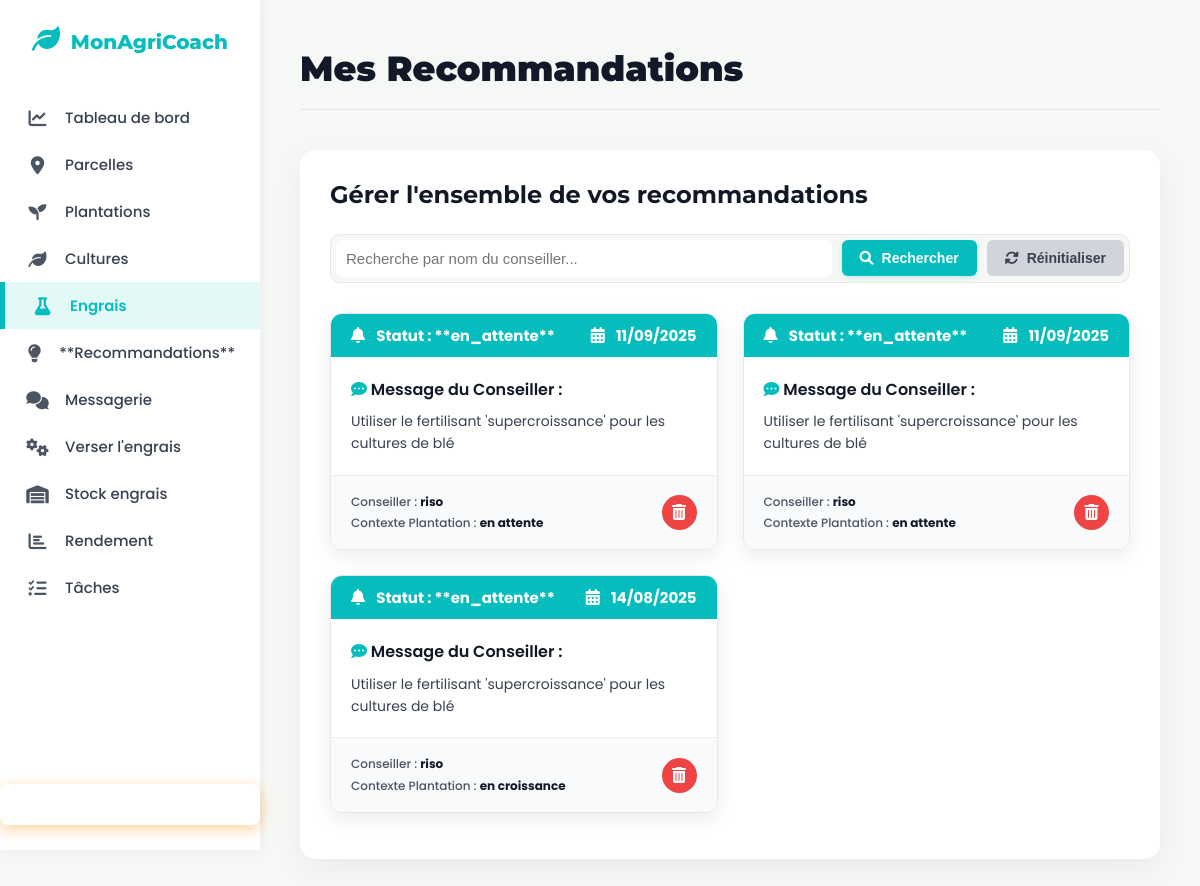
The app's page /liste_recom.php (signed in) with its own data.
### tables this page shows
CREATE TABLE `recommandation` (
  `id` int(11) NOT NULL,
  `date_recom` datetime NOT NULL,
  `statut_recom` varchar(255) NOT NULL,
  `contenu_recom` varchar(255) NOT NULL,
  `id_plantation` int(11) NOT NULL,
  `id_utilisateur_recom` int(11) NOT NULL,
  `id_conseiller` int(11) NOT NULL
);

CREATE TABLE `utilisateur` (
  `id` int(11) NOT NULL,
  `email` varchar(45) NOT NULL,
  `mot_de_passe` varchar(255) NOT NULL,
  `nom` varchar(45) NOT NULL,
  `prenom` varchar(45) NOT NULL,
  `telephone` varchar(45) NOT NULL,
  `pays` varchar(150) NOT NULL,
  `date_inscription` datetime NOT NULL,
  `type_utilisateur` varchar(45) NOT NULL,
  `reset_token` varchar(255) NOT NULL,
  `reset_token_expiration` datetime NOT NULL,
  `photo` varchar(255) NOT NULL,
  `langue` varchar(5) DEFAULT 'fr',
  `timezone` varchar(50) DEFAULT 'Africa/Douala',
  `notif_arrosage` tinyint(1) DEFAULT 1,
  `notif_stock` tinyint(1) DEFAULT 0
);

CREATE TABLE `plantation` (
  `id` int(11) NOT NULL,
  `date_semis` date NOT NULL,
  `date_recolte_prevue` date NOT NULL,
  `quantite_semis_kg_ha` decimal(10,0) NOT NULL,
  `statut_plantation` varchar(255) NOT NULL,
  `rendement_final_kg` decimal(10,0) NOT NULL,
  `unite_rendement` varchar(45) NOT NULL,
  `id_parcelle` int(11) NOT NULL,
  `id_culture` int(11) NOT NULL,
  `id_agriculteur` int(11) NOT NULL
);

### liste_recom.php (the view, shortened to what this page needs)
<?php
require_once 'db.php';
$userId = $_SESSION['user_id'];
$recoms = [];
try{
    $sql ="SELECT r.id, r.date_recom, r.statut_recom, r.contenu_recom, p.statut_plantation AS statut_plantation, u.nom AS nom_conseiller
           FROM recommandation AS r
           JOIN plantation AS p ON r.id_plantation = p.id
           JOIN utilisateur AS u ON r.id_conseiller = u.id
           WHERE u.type_utilisateur = 'conseiller_agricole' AND r.id_utilisateur_recom = :userId
           ORDER BY r.date_recom DESC";
    $stmt = $pdo->prepare($sql);
    $stmt->bindParam(':userId', $userId, PDO::PARAM_INT);
    $stmt->execute();
    $recoms = $stmt->fetchAll(PDO::FETCH_ASSOC);
} catch (PDOException $e) {
    $error_message = "Erreur de récupération des recommandations : " . $e->getMessage();
}
function get_status_style($statut_recom) {
    $statut = strtolower($statut_recom);
    if (strpos($statut, 'urgent') !== false || strpos($statut, 'critique') !== false) {
        return ['class' => 'status-critical', 'icon' => 'fas fa-exclamation-circle', 'color' => '#E91E63'];
    } elseif (strpos($statut, 'terminé') !== false || strpos($statut, 'effectué') !== false) {
        return ['class' => 'status-completed', 'icon' => 'fas fa-check-double', 'color' => '#4CAF50'];
    } elseif (strpos($statut, 'en cours') !== false || strpos($statut, 'planifié') !== false) {
        return ['class' => 'status-pending', 'icon' => 'fas fa-clock', 'color' => '#FFC107'];
    } else {
        return ['class' => 'status-new', 'icon' => 'fas fa-bell', 'color' => '#06bdbdff'];
    }
}
?>
<!DOCTYPE html>
<html lang="fr">
<head>
    <link rel="stylesheet" href="https://cdnjs.cloudflare.com/ajax/libs/font-awesome/6.0.0-beta3/css/all.min.css">
</head>
<body>
    <nav class="sidebar">
        <a href="index.php" class="logo">
            <i class="fas fa-leaf"></i>
            MonAgriCoach
        </a>
        <ul>
            <li><a href="farmer_dashboard.php"><i class="fas fa-chart-line"></i> Tableau de bord</a></li>
            <li> <a href="liste_parcelle.php"><i class="fas fa-map-marker-alt"></i> Parcelles</a></li>
            <li> <a href="liste_plantation.php"><i class="fas fa-seedling"></i> Plantations</a></li>
            <li><a href="liste_culture.php"><i class="fas fa-leaf"></i> Cultures</a></li>
            <li><a href="liste_intrant.php"><i class="fas fa-flask"></i> Engrais</a></li>
            <li> <a href="liste_recom.php"><i class="fas fa-lightbulb"></i> **Recommandations**</a></li>
            <li> <a href="liste_message_agri.php"><i class="fas fa-comments"></i> Messagerie</a></li>
            <li><a href="liste_appli_intrant.php"><i class="fas fa-cogs"></i> Verser l'engrais</a></li>
            <li> <a href="liste_st_intrant.php"><i class="fas fa-warehouse"></i> Stock engrais</a></li>
            <li><a href="liste_re.php"><i class="fas fa-chart-bar"></i> Rendement</a></li>
            <li><a href="liste_taches.php"><i class="fas fa-tasks"></i> Tâches</a></li>
        </ul>
        <div class="btn_lien">
            <button ><a href="deconnexion.php"><i class="fas fa-sign-out-alt"></i> DÉCONNEXION</a></button>
        </div>
    </nav>
    <div class="main-content">
        <div class="header">
            <h1>Mes Recommandations</h1>
        </div>
        <div class="content-container">
            <h2>Gérer l'ensemble de vos recommandations</h2>
            <form action="recherche_recom.php" method="GET" class="search-form">
                <input type="text" name="recherche" placeholder="Recherche par nom du conseiller...">
                <button type="submit"><i class="fas fa-search"></i> Rechercher</button>
                <button type="button" onclick="window.location.href='liste_recom.php'" style="background-color: #D1D5DB; color: var(--color-text-dark); box-shadow: none;"><i class="fas fa-sync-alt"></i> Réinitialiser</button>
            </form>
            <?php if (count($recoms) > 0): ?>
                <ul class="recom-list">
                    <?php foreach($recoms as $recom ):
                        $style = get_status_style($recom['statut_recom']);
                    ?>
                        <li class="recom-item">
                            <div class="recom-status-bar" style="background-color: <?= $style['color']; ?>;">
                                <div class="statut">
                                    <i class="<?= $style['icon']; ?>"></i>
                                    Statut : **<?= htmlspecialchars($recom['statut_recom']); ?>**
                                </div>
                                <div class="date">
                                    <i class="fas fa-calendar-alt"></i>
                                    <?= date('d/m/Y', strtotime($recom['date_recom'])); ?>
                                </div>
                            </div>
                            <div class="recom-body">
                                <strong><i class="fas fa-comment-dots" style="color: <?= $style['color']; ?>;"></i> Message du Conseiller :</strong>
                                <?= nl2br(htmlspecialchars($recom['contenu_recom'])); ?>
                            </div>
                            <div class="recom-footer">
                                <div class="recom-metadata">
                                    <span>Conseiller : <strong><?= htmlspecialchars($recom['nom_conseiller']); ?></strong></span>
                                    <span>Contexte Plantation : <strong><?= htmlspecialchars($recom['statut_plantation']); ?></strong></span>
                                </div>
                                <div class="recom-actions">
                                    <form action="supprime_recom.php" method="POST" onsubmit="return confirm('Êtes-vous sûr de vouloir supprimer cette recommandation ?');" style="display:inline;">
                                        <button type="submit" title="Supprimer la recommandation" class="delete-button">
                                            <i class="fas fa-trash-alt"></i>
                                        </button>
                                    </form>
                                </div>
                            </div>
                        </li>
                    <?php endforeach;?>
                </ul>
            <?php else:?>
                <p><i class="fas fa-info-circle"></i> Aucune recommandation trouvée pour l'instant. Votre conseiller n'a pas encore envoyé de conseils.</p>
            <?php endif;?>
        </div>
    </div>
</body>
</html>

### records on screen
recommandation: statut_recom "en_attente", date_recom "11/09/2025", contenu_recom "Utiliser le fertilisant 'supercroissance' pour les cultures de blé", id_conseiller.nom "riso", id_plantation.statut_plantation "en attente"
recommandation: statut_recom "en_attente", date_recom "11/09/2025", contenu_recom "Utiliser le fertilisant 'supercroissance' pour les cultures de blé", id_conseiller.nom "riso", id_plantation.statut_plantation "en attente"
recommandation: statut_recom "en_attente", date_recom "14/08/2025", contenu_recom "Utiliser le fertilisant 'supercroissance' pour les cultures de blé", id_conseiller.nom "riso", id_plantation.statut_plantation "en croissance"
